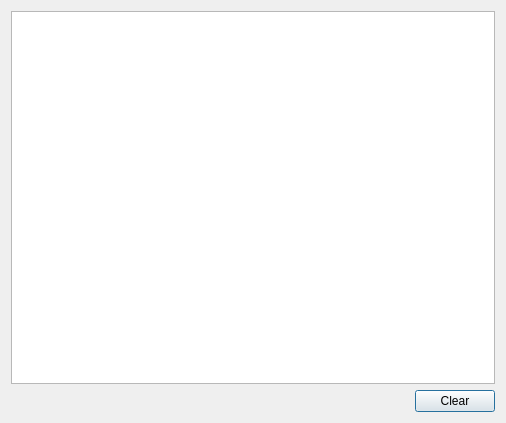
<ui version="4.0" >
 <class>BuildLogUi</class>
 <widget class="QDialog" name="BuildLogUi" >
  <property name="geometry" >
   <rect>
    <x>0</x>
    <y>0</y>
    <width>506</width>
    <height>423</height>
   </rect>
  </property>
  <property name="windowTitle" >
   <string>Build Log</string>
  </property>
  <layout class="QVBoxLayout" name="verticalLayout" >
   <item>
    <widget class="QPlainTextEdit" name="logConsole" >
     <property name="undoRedoEnabled" >
      <bool>false</bool>
     </property>
     <property name="readOnly" >
      <bool>true</bool>
     </property>
     <property name="maximumBlockCount" >
      <number>2500</number>
     </property>
     <property name="centerOnScroll" >
      <bool>false</bool>
     </property>
    </widget>
   </item>
   <item>
    <layout class="QHBoxLayout" name="horizontalLayout" >
     <item>
      <spacer name="horizontalSpacer" >
       <property name="orientation" >
        <enum>Qt::Horizontal</enum>
       </property>
       <property name="sizeHint" stdset="0" >
        <size>
         <width>40</width>
         <height>20</height>
        </size>
       </property>
      </spacer>
     </item>
     <item>
      <widget class="QPushButton" name="clearButton" >
       <property name="text" >
        <string>Clear</string>
       </property>
      </widget>
     </item>
    </layout>
   </item>
  </layout>
 </widget>
 <resources/>
 <connections/>
</ui>
